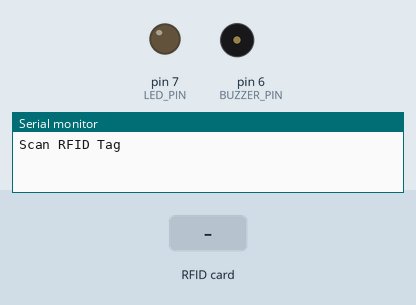
Bench run of a sketch on a simulated Arduino Uno, built with avr-gcc and run on an emulated ATmega328P. Parts: output pins drawn as LEDs (lit = HIGH), buzzer (waves = sounding, pin HIGH), the last lines printed to the serial monitor. The inputs (shaded band) are chosen by the test bench. Pins used as bus, display or sensor lines are not drawn.

Above: at 1.2 s.
1.3 s: RFID card 03 15 B7 18 held to the reader
At 1.7 s:
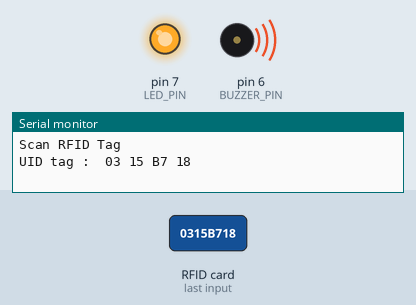
3.3 s: RFID card C3 6A C3 0B held to the reader
At 4.6 s:
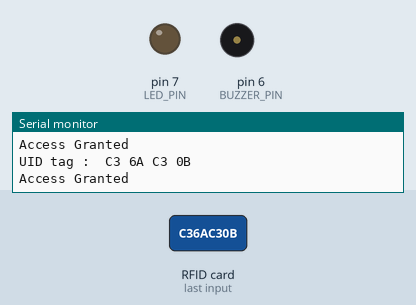
4.8 s: RFID card 20 DE 44 1B held to the reader
At 5.2 s:
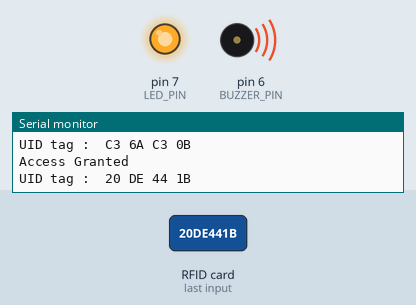
Timing chart, 0 to 7.8 s (numbered marks = the images above; inputs shaded):
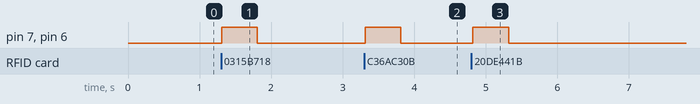

The sketch:

RFID_access_uid.ino
```cpp
#include <SPI.h>
#include <MFRC522.h>

#define SS_PIN 10
#define RST_PIN 9
MFRC522 mfrc522(SS_PIN, RST_PIN);  // Instance of the class

// Define pin untuk LED dan Buzzer
#define LED_PIN 7
#define BUZZER_PIN 6

// Daftar UID yang valid (contoh)
String validUIDs[] = {
  "0315B718",  // Ganti dengan UID RFID Anda
  "C36AC30B",  // Tambahkan UID RFID lainnya
  "20DE441B",
  "B729C77B"
};

void setup() {
  Serial.begin(9600);   // Initialize serial communications
  SPI.begin();          // Init SPI bus
  mfrc522.PCD_Init();   // Init MFRC522 RFID
  Serial.println("Scan RFID Tag");

  // Inisialisasi pin LED dan Buzzer sebagai output
  pinMode(LED_PIN, OUTPUT);
  pinMode(BUZZER_PIN, OUTPUT);

  // Pastikan LED dan Buzzer mati saat awal
  digitalWrite(LED_PIN, LOW);
  digitalWrite(BUZZER_PIN, LOW);
}

void loop() {
  // Look for new cards
  if ( ! mfrc522.PICC_IsNewCardPresent()) {
    return;
  }

  // Select one of the cards
  if ( ! mfrc522.PICC_ReadCardSerial()) {
    return;
  }

  // Print Card UID
  Serial.print("UID tag : ");
  String content = "";
  for (byte i = 0; i < mfrc522.uid.size; i++) {
    Serial.print(mfrc522.uid.uidByte[i] < 0x10 ? " 0" : " ");
    Serial.print(mfrc522.uid.uidByte[i], HEX);
    content.concat(String(mfrc522.uid.uidByte[i] < 0x10 ? "0" : ""));
    content.concat(String(mfrc522.uid.uidByte[i], HEX));
  }
  Serial.println();
  content.toUpperCase();  // Ubah content menjadi huruf besar

  // Pengecekan apakah UID RFID valid
  boolean isValid = false;
  for (int i = 0; i < sizeof(validUIDs) / sizeof(validUIDs[0]); i++) {
    if (content == validUIDs[i]) {
      isValid = true;
      break;
    }
  }

  if (isValid) {
    // Jika UID valid, aktifkan LED dan Buzzer
    digitalWrite(LED_PIN, HIGH);
    digitalWrite(BUZZER_PIN, HIGH);
    delay(500);  // LED dan Buzzer aktif selama 500ms
    digitalWrite(LED_PIN, LOW);
    digitalWrite(BUZZER_PIN, LOW);
    Serial.println("Access Granted");
  } else {
    // Jika UID tidak valid
    Serial.println("Access Denied");
  }

  // Halt PICC
  mfrc522.PICC_HaltA();
}
```

Measured:
- after the input at 1.3 s, pin 7 (LED_PIN), pin 6 (BUZZER_PIN): LOW → HIGH at once, → LOW 0.50 s later
- after the input at 3.3 s, pin 7 (LED_PIN), pin 6 (BUZZER_PIN): LOW → HIGH at once, → LOW 0.50 s later
- after the input at 4.8 s, pin 7 (LED_PIN), pin 6 (BUZZER_PIN): LOW → HIGH at once, → LOW 0.50 s later
